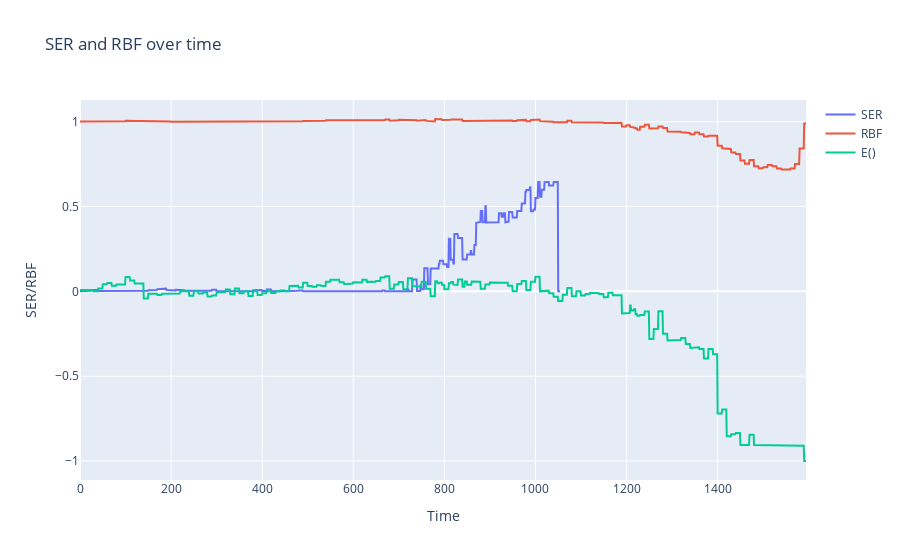

Notebook source saved alongside this figure:
### Code cell
sers = np.apply_along_axis(ser, 1, risks_history)
rbfs = np.apply_along_axis(rbf, 1, evals_history)

# plot sers and rbfs
fig = go.Figure()
fig.add_trace(go.Scatter(x=np.arange(len(sers)), y=sers, mode='lines', name="SER"))
fig.add_trace(go.Scatter(x=np.arange(len(rbfs)), y=rbfs, mode='lines', name="RBF"))
fig.add_trace(go.Scatter(x=np.arange(len(lasts)), y=lasts, mode='lines', name="E()"))
fig.update_layout(title='SER and RBF over time', xaxis_title='Time', yaxis_title='SER/RBF')
fig.show()

### Figure 1 — Plotly figure (JSON) as saved in the notebook; plotly's stock layout.template omitted (floating-point values rounded to 4 significant figures; data arrays with more than 128 entries replaced by an {"elided": "..."} marker saying what was removed)
{"data": [{"mode": "lines", "name": "SER", "type": "scatter", "x": {"elided": "1055 int values"}, "y": {"elided": "1055 float values"}}, {"mode": "lines", "name": "RBF", "type": "scatter", "x": {"elided": "1595 int values"}, "y": {"elided": "1595 float values"}}, {"mode": "lines", "name": "E()", "type": "scatter", "x": {"elided": "1595 int values"}, "y": {"elided": "1595 float values"}}], "layout": {"title": {"text": "SER and RBF over time"}, "xaxis": {"title": {"text": "Time"}}, "yaxis": {"title": {"text": "SER/RBF"}}}}
